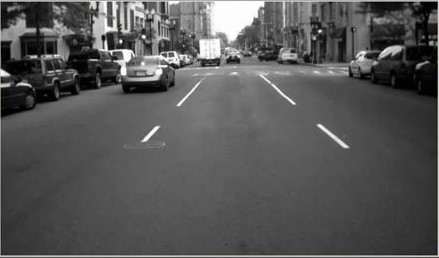
%> input picture 4_Road/road.jpg, 439 x 258 px
$ octave script.m   (GNU Octave 9; MATLAB toolbox functions it lacks are replaced by stand-ins)
%> lines starting %> are read from the running program, lines starting %| are printed output that depends on the picture; in (x1, y1, x2, y2) boxes, pixels count from 0 and x2, y2 are one past the last pixel; in counts of white or black regions, pixels touching at a corner belong together; the program's own positions count from 1
%%
clc,clear all,close all;
road=imread('road.jpg');
%> road is the input picture: size 258x439x3 uint8; mean R, G, B 86.5, 86.5, 86.3
imshow(road);

%% Cropping
img= imcrop(road,[60 70 580 300]);
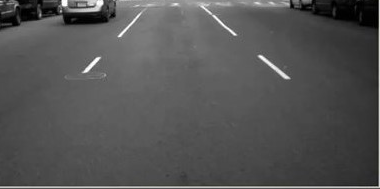
%> img: size 189x380x3 uint8; mean R, G, B 83.7, 83.7, 83.6
imshow(img);

%% Segment by thresholding
bw=im2bw(img,200/255);
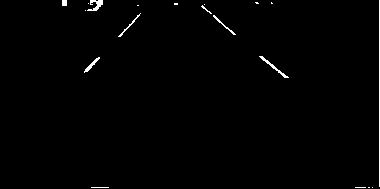
%> bw: size 189x380 logical; 0.89% white in thin lines or dots, all inside (x1, y1, x2, y2) = (62, 0, 380, 188)
%bw=im2bw(img,graythresh(img));
imshow(bw);

%% clean up
% Mophology can assist sgmentation
% removing small OBJs
bw2 = bwareaopen(bw,50);
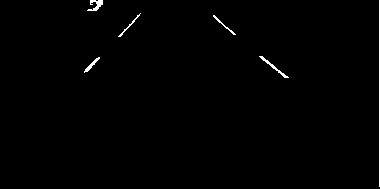
%> bw2: size 189x380 logical; 0.74% white in thin lines or dots, all inside (x1, y1, x2, y2) = (84, 0, 380, 187)
imshow(bw2)
%% Clear border Obj
bw3 = imclearborder(bw2);
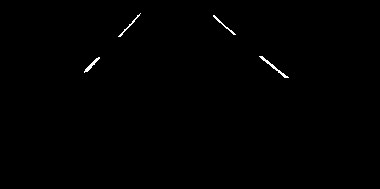
%> bw3: size 189x380 logical; 0.36% white in thin lines or dots, all inside (x1, y1, x2, y2) = (84, 13, 289, 78)
imshow(bw3);

%% Finding objects
% find all remaining connected regions 1st.
[B L]= bwboundaries(bw3,'noholes');
%> L: size 189x380 double; 5 distinct labels, from 0 to 4
%> B = 4 boundaries; box (x1, y1, x2, y2) and points: (259, 56, 289, 78) 60, (118, 13, 141, 37) 52, (213, 15, 236, 35) 46, (84, 57, 100, 73) 36
imshow(label2rgb(L));
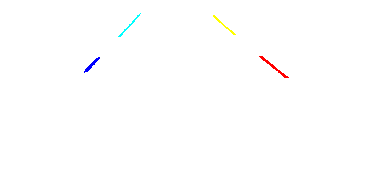
%> displayed picture: size 189x380x3, on the screen's scale of 0 to 255; mean R, G, B 254.6, 254.5, 254.5

%% feature extractiong
stats= regionprops(L,'all');
%> stats = 4 regions; box (x1, y1, x2, y2), Area, Centroid, MajorAxisLength, MinorAxisLength and Eccentricity: (259, 56, 289, 78) 89 [274.2 67.6] 41.47 3.19 0.997, (84, 57, 100, 73) 63 [92.3 65.5] 23.3 3.71 0.987, (213, 15, 236, 35) 54 [224.4 25.6] 35.7 2.47 0.998, (118, 13, 141, 37) 53 [129.8 26.3] 37.18 2.33 0.998
shapes =[stats.Eccentricity];
%> shapes = [0.987 0.998 0.998 0.997]
lines = find(shapes>.98);
%> lines = [1 2 3 4]

%% show lines on image
imshow(img);
for index=1:length(lines)
	outline = B{lines(index)};
	line(outline(:,2),outline(:,1),'Color','r','LineWidth',3)
end
%> this loop made 4 passes
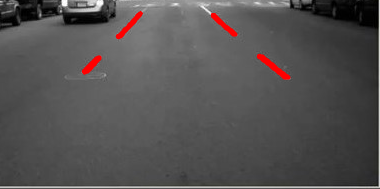
%> figure redrawn from the program's plot data
